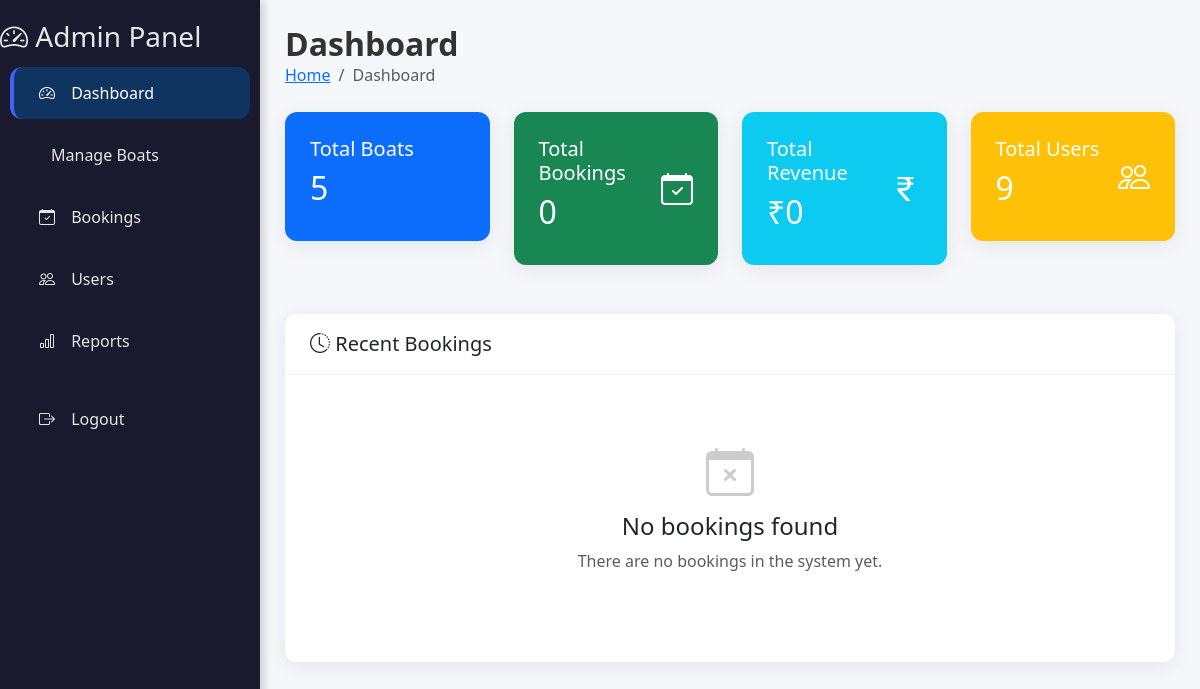
/admin/dashboard.php (signed in), run on an earlier commit of the app's database.
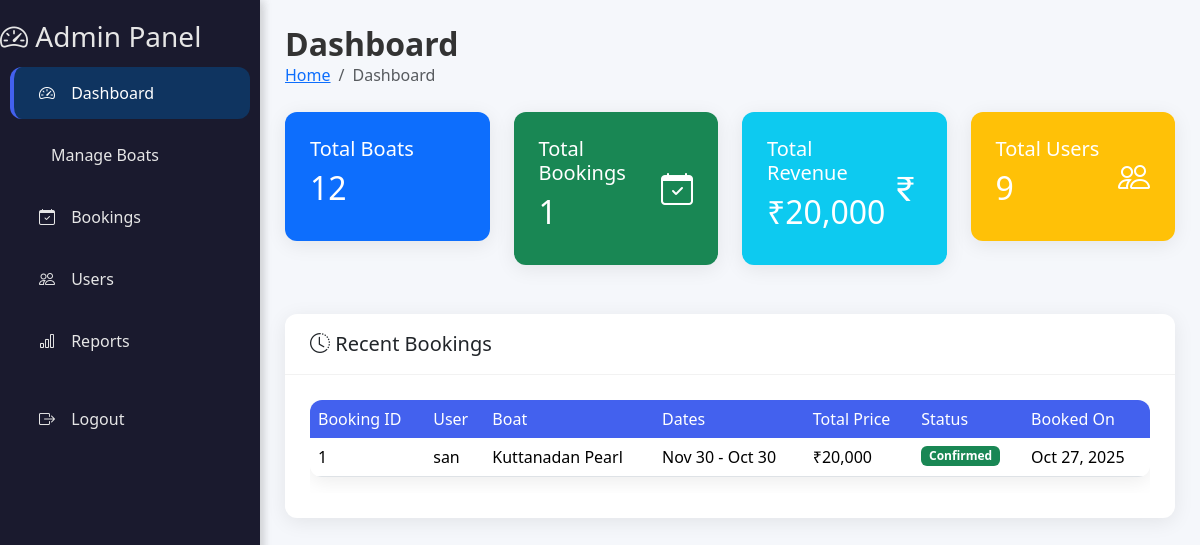
And on a later commit of the database.
### tables this page shows
CREATE TABLE IF NOT EXISTS `bookings` (
  `id` int NOT NULL AUTO_INCREMENT,
  `user_id` int NOT NULL,
  `boat_id` int NOT NULL,
  `checkin_date` date NOT NULL,
  `checkout_date` date NOT NULL,
  `guests` int NOT NULL,
  `total_price` decimal(10,2) NOT NULL,
  `status` enum('pending','confirmed','cancelled') DEFAULT 'pending',
  `payment_method` varchar(50) DEFAULT NULL,
  `payment_status` enum('pending','completed','failed') DEFAULT 'pending',
  `transaction_id` varchar(100) DEFAULT NULL,
  `created_at` timestamp NULL DEFAULT CURRENT_TIMESTAMP,
  PRIMARY KEY (`id`),
  KEY `user_id` (`user_id`),
  KEY `boat_id` (`boat_id`)
);

CREATE TABLE IF NOT EXISTS `users` (
  `id` int NOT NULL AUTO_INCREMENT,
  `name` varchar(100) NOT NULL,
  `email` varchar(100) NOT NULL,
  `password` varchar(255) NOT NULL,
  `created_at` timestamp NULL DEFAULT CURRENT_TIMESTAMP,
  `role` enum('admin','user') DEFAULT 'user',
  PRIMARY KEY (`id`),
  UNIQUE KEY `email` (`email`)
);

CREATE TABLE IF NOT EXISTS `boats` (
  `id` int NOT NULL AUTO_INCREMENT,
  `boat_name` varchar(100) NOT NULL,
  `boat_type` varchar(100) NOT NULL,
  `capacity` int NOT NULL,
  `price` decimal(10,2) NOT NULL,
  `image` varchar(255) DEFAULT NULL,
  `description` text,
  `status` enum('available','maintenance','booked') DEFAULT 'available',
  PRIMARY KEY (`id`)
);

### admin/dashboard.php (the view, shortened to what the changed rows need)
<?php
include '../backend/inc/db_connect.php';
$boats_stmt = $conn->prepare("SELECT COUNT(*) as total_boats FROM boats");
$boats_stmt->execute();
$boats_result = $boats_stmt->get_result();
$boats_count = $boats_result->fetch_assoc()['total_boats'];
$bookings_stmt = $conn->prepare("SELECT COUNT(*) as total_bookings FROM bookings");
$bookings_stmt->execute();
$bookings_result = $bookings_stmt->get_result();
$bookings_count = $bookings_result->fetch_assoc()['total_bookings'];
$revenue_stmt = $conn->prepare("SELECT SUM(total_price) as total_revenue FROM bookings WHERE status = 'confirmed'");
$revenue_stmt->execute();
$revenue_result = $revenue_stmt->get_result();
$total_revenue = $revenue_result->fetch_assoc()['total_revenue'] ?? 0;
$users_stmt = $conn->prepare("SELECT COUNT(*) as total_users FROM users");
$users_stmt->execute();
$users_result = $users_stmt->get_result();
$users_count = $users_result->fetch_assoc()['total_users'];
$recent_stmt = $conn->prepare("SELECT b.*, u.name as username, bt.boat_name FROM bookings b JOIN users u ON b.user_id = u.id JOIN boats bt ON b.boat_id = bt.id ORDER BY b.created_at DESC LIMIT 5");
$recent_stmt->execute();
$recent_result = $recent_stmt->get_result();
?>
<!DOCTYPE html>
<html lang="en">
<head>
    <link href="https://cdn.jsdelivr.net/npm/bootstrap@5.3.2/dist/css/bootstrap.min.css" rel="stylesheet">
    <link href="https://cdn.jsdelivr.net/npm/bootstrap-icons/font/bootstrap-icons.css" rel="stylesheet">
    <link rel="stylesheet" href="/HouseBoatBooking/admin/css/dashboard.css">
</head>
<body>
    <div class="content">
        <div class="content-header">
            <div class="d-flex justify-content-between align-items-center">
                <div>
                    <h2>Dashboard</h2>
                </div>
            </div>
        </div>
        <div class="row g-4 mb-4">
            <div class="col-md-3">
                <div class="card bg-primary text-white">
                    <div class="card-body">
                        <div class="d-flex justify-content-between align-items-center">
                            <div>
                                <h5 class="card-title">Total Boats</h5>
                                <h2><?php echo $boats_count; ?></h2>
                            </div>
                        </div>
                    </div>
                </div>
            </div>
            <div class="col-md-3">
                <div class="card bg-success text-white">
                    <div class="card-body">
                        <div class="d-flex justify-content-between align-items-center">
                            <div>
                                <h5 class="card-title">Total Bookings</h5>
                                <h2><?php echo $bookings_count; ?></h2>
                            </div>
                        </div>
                    </div>
                </div>
            </div>
            <div class="col-md-3">
                <div class="card bg-info text-white">
                    <div class="card-body">
                        <div class="d-flex justify-content-between align-items-center">
                            <div>
                                <h5 class="card-title">Total Revenue</h5>
                                <h2>₹<?php echo number_format($total_revenue); ?></h2>
                            </div>
                        </div>
                    </div>
                </div>
            </div>
            <div class="col-md-3">
                <div class="card bg-warning text-white">
                    <div class="card-body">
                        <div class="d-flex justify-content-between align-items-center">
                            <div>
                                <h2><?php echo $users_count; ?></h2>
                            </div>
                        </div>
                    </div>
                </div>
            </div>
        </div>
        <div class="row">
            <div class="col-12">
                <div class="card">
                    <div class="card-body">
                        <?php if ($recent_result->num_rows > 0): ?>
                            <div class="table-responsive">
                                <table class="table table-hover">
                                    <thead>
                                        <tr>
                                            <th>Booking ID</th>
                                            <th>User</th>
                                            <th>Boat</th>
                                            <th>Dates</th>
                                            <th>Total Price</th>
                                            <th>Status</th>
                                            <th>Booked On</th>
                                        </tr>
                                    </thead>
                                    <tbody>
                                        <?php while ($row = $recent_result->fetch_assoc()): ?>
                                            <tr>
                                                <td><?php echo $row['id']; ?></td>
                                                <td><?php echo htmlspecialchars($row['username']); ?></td>
                                                <td><?php echo htmlspecialchars($row['boat_name']); ?></td>
                                                <td>
                                                    <?php echo date('M j', strtotime($row['checkin_date'])); ?> - <?php echo date('M j', strtotime($row['checkout_date'])); ?>
                                                </td>
                                                <td>₹<?php echo number_format($row['total_price']); ?></td>
                                                <td>
                                                    <span class="badge bg-<?php echo ($row['status'] == 'confirmed' ? 'success' : ($row['status'] == 'cancelled' ? 'danger' : 'warning')); ?>">
                                                        <?php echo ucfirst($row['status']); ?>
                                                    </span>
                                                </td>
                                                <td><?php echo date('M j, Y', strtotime($row['created_at'])); ?></td>
                                            </tr>
                                        <?php endwhile; ?>
                                    </tbody>
                                </table>
                            </div>
                        <?php else: ?>
                            <div class="text-center py-5">
                                <i class="bi bi-calendar-x" style="font-size: 3rem; color: #ccc;"></i>
                                <h4 class="mt-3">No bookings found</h4>
                                <p class="text-muted">There are no bookings in the system yet.</p>
                            </div>
                        <?php endif; ?>
                    </div>
                </div>
            </div>
        </div>
    </div>
</body>
</html>

What changed in the data, as far as the page shows it:
added bookings: id "1", user.name "san", boat.boat_name "Kuttanadan Pearl", checkin_date "Nov 30", checkout_date "Oct 30", total_price "20,000", status "Confirmed", created_at "Oct 27, 2025"
Also different on the page:
$boats_count: "5" → "12"
$bookings_count: "0" → "1"
$total_revenue: "0" → "20,000"
text no longer shown: "No bookings found There are no bookings in the system yet."
text now shown: "Booking ID User Boat Dates Total Price Status Booked On"
